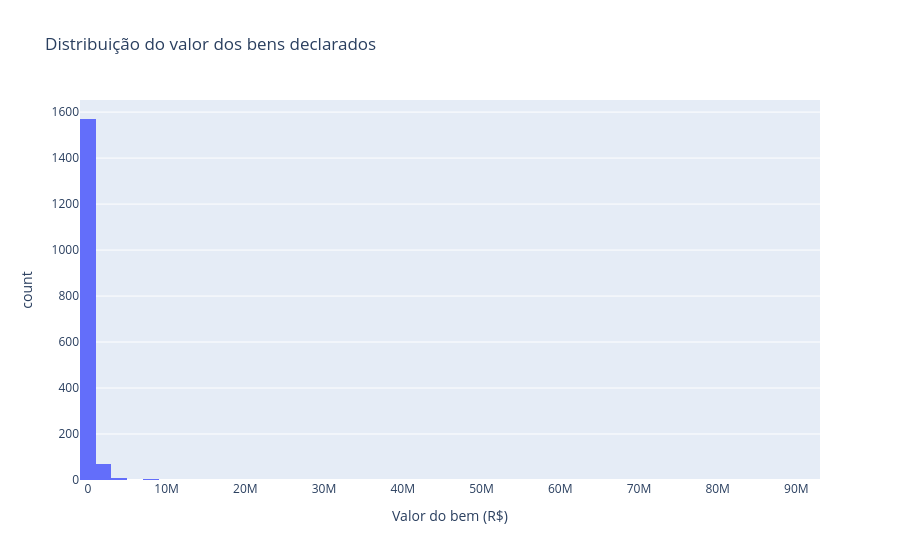

Write notebook code for a chart like this one.
### Markdown cell above
### Distribuição dos valores dos bens

O histograma permite observar como os valores dos bens estão distribuídos. A visualização será utilizada para verificar se os valores estão concentrados em determinadas faixas e se existem valores extremos.

### Code cell
fig = px.histogram(
    bens_df,
    x='VR_BEM_CANDIDATO',
    nbins=50,
    title='Distribuição do valor dos bens declarados',
    labels={
        'VR_BEM_CANDIDATO': 'Valor do bem (R$)'
    }
)

fig.show()

### Figure 1 — Plotly figure (JSON) as saved in the notebook; plotly's stock layout.template omitted (floating-point values rounded to 4 significant figures; data arrays with more than 128 entries replaced by an {"elided": "..."} marker saying what was removed)
{"data": [{"bingroup": "x", "hovertemplate": "Valor do bem (R$)=%{x}<br>count=%{y}<extra></extra>", "legendgroup": "", "marker": {"color": "#636efa", "pattern": {"shape": ""}}, "name": "", "nbinsx": 50, "orientation": "v", "showlegend": false, "type": "histogram", "x": {"elided": "1654 float values"}, "xaxis": "x", "yaxis": "y"}], "layout": {"barmode": "relative", "legend": {"tracegroupgap": 0}, "title": {"text": "Distribuição do valor dos bens declarados"}, "xaxis": {"anchor": "y", "domain": [0, 1], "title": {"text": "Valor do bem (R$)"}}, "yaxis": {"anchor": "x", "domain": [0, 1], "title": {"text": "count"}}}}
